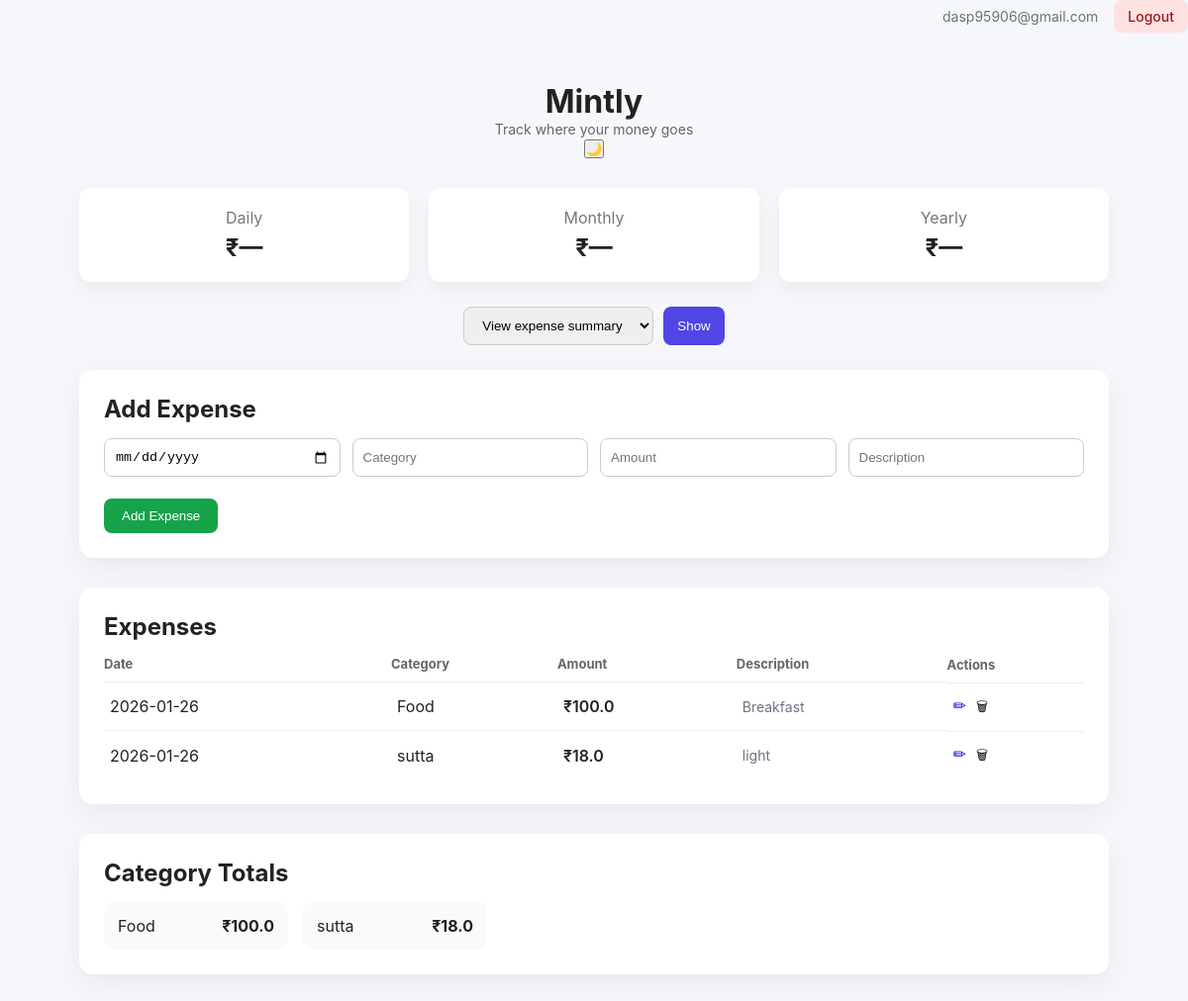
/ (signed in), run on the app's committed database.
### tables this page shows
CREATE TABLE expenses (
        id INTEGER PRIMARY KEY AUTOINCREMENT,
        user_id INTEGER,
        date TEXT,
        category TEXT,
        amount REAL,
        description TEXT
    );

### expense_tracker/app.py (the view, shortened to what this page needs)
@app.route("/", methods=["GET", "POST"])
@login_required
def index():
    user_id = session["user_id"]
    summary_result = None
    summary_type = None
    expenses = storage.get_expenses_by_user(user_id)
    category_totals = storage.get_category_totals_by_user(user_id)
    return render_template(
        "index.html",
        expenses=expenses,
        edit_expense=None,
        category_totals=category_totals,
        summary_result=summary_result,
        summary_type=summary_type
    )

### expense_tracker/app.py (called while the page is built)
def login_required(f):
    @wraps(f)
    def wrapper(*args, **kwargs):
        if not session.get("user_id"):
            return redirect(url_for("login"))
        return f(*args, **kwargs)
    return wrapper

### expense_tracker/storage.py (called while the page is built)
def get_connection():
    conn = sqlite3.connect(DB_NAME)
    conn.row_factory = sqlite3.Row
    return conn

def get_expenses_by_user(user_id):
    conn = get_connection()
    cur = conn.cursor()
    cur.execute("""
        SELECT * FROM expenses
        WHERE user_id = ?
        ORDER BY date DESC
    """, (user_id,))
    rows = cur.fetchall()
    conn.close()
    return rows

def get_category_totals_by_user(user_id):
    conn = get_connection()
    cur = conn.cursor()
    cur.execute("""
        SELECT category, SUM(amount) AS total
        FROM expenses
        WHERE user_id = ?
        GROUP BY category
    """, (user_id,))
    rows = cur.fetchall()
    conn.close()
    return rows

### expense_tracker/templates/index.html (shortened to what this page needs)
<!DOCTYPE html>
<html lang="en">
<head>
    <link rel="stylesheet" href="{{ url_for('static', filename='style.css') }}">
</head>
<body>
<div class="auth-nav">
    {% if session.get("user_id") %}
        <span class="user-email">
            {{ session.get("user_email") }}
        </span>
        <a href="/logout" class="btn btn-logout">Logout</a>
    {% else %}
        <a href="/login" class="btn btn-login">Login</a>
        <a href="/signup" class="btn btn-signup">Sign Up</a>
    {% endif %}
</div>
<div class="app">
    <header class="header">
        <h1>Mintly</h1>
        <p>Track where your money goes</p>
        <button id="themeToggle" class="theme-toggle ripple" aria-label="Toggle dark mode">
            🌙
        </button>
    </header>
    <section class="dashboard">
        <div class="dash-card">
            <span>Daily</span>
            <strong>₹{{ summary_result if summary_type == 'daily' else '—' }}</strong>
        </div>
        <div class="dash-card">
            <span>Monthly</span>
            <strong>₹{{ summary_result if summary_type == 'monthly' else '—' }}</strong>
        </div>
        <div class="dash-card">
            <span>Yearly</span>
            <strong>₹{{ summary_result if summary_type == 'yearly' else '—' }}</strong>
        </div>
    </section>
    <section class="summary-control">
        <form method="POST">
            <select name="summary_type" required>
                <option value="" disabled selected>View expense summary</option>
            </select>
            <button type="submit" class="ripple">Show</button>
        </form>
    </section>
<section class="card">
    {% if session.get("user_id") %}
        <h2>{{ "Edit Expense" if edit_expense else "Add Expense" }}</h2>
        <form method="POST"
              action="{% if edit_expense %}{{ url_for('edit', expense_id=edit_expense['id']) }}{% else %}/{% endif %}"
              class="expense-form">
            <input type="date" name="date" required
                   value="{{ edit_expense['date'] if edit_expense }}">
            <input type="text" name="category" placeholder="Category" required
                   value="{{ edit_expense['category'] if edit_expense }}">
            <input type="number" name="amount" placeholder="Amount" step="0.01" required
                   value="{{ edit_expense['amount'] if edit_expense }}">
            <input type="text" name="description" placeholder="Description"
                   value="{{ edit_expense['description'] if edit_expense }}">
            <div class="form-actions">
                <button type="submit" class="ripple">
                    {{ "Update" if edit_expense else "Add Expense" }}
                </button>
            </div>
        </form>
    {% endif %}
</section>
    <section class="card">
        <h2>Expenses</h2>
        <table>
            <thead>
                <tr>
                    <th>Date</th>
                    <th>Category</th>
                    <th>Amount</th>
                    <th>Description</th>
                    <th>Actions</th>
                </tr>
            </thead>
            <tbody>
                {% for exp in expenses %}
                <tr>
                    <td>{{ exp["date"] }}</td>
                    <td>{{ exp["category"] }}</td>
                    <td class="amount">₹{{ exp["amount"] }}</td>
                    <td class="muted">{{ exp["description"] }}</td>
                    <td class="actions">
                        {% if session.get("user_id") %}
                            <a href="{{ url_for('edit', expense_id=exp['id']) }}"
                               class="edit-btn ripple">✏</a>
                            <form method="POST"
                                  action="{{ url_for('delete', expense_id=exp['id']) }}"
                                  onsubmit="return confirm('Delete this expense?');">
                                <button type="submit" class="delete-btn ripple">🗑</button>
                            </form>
                        {% else %}
                            <span class="muted">Login required</span>
                        {% endif %}
                    </td>
                </tr>
                {% endfor %}
            </tbody>
        </table>
    </section>
    <section class="card">
        <h2>Category Totals</h2>
        <div class="category-list">
            {% for row in category_totals %}
            <div class="category-item">
                <span>{{ row["category"] }}</span>
                <strong>₹{{ row["total"] }}</strong>
            </div>
            {% endfor %}
        </div>
    </section>
</div>
</body>
</html>

### expense_tracker/static/style.css (style rules this page uses)
* { box-sizing: border-box; margin: 0; padding: 0; }
body { font-family: -apple-system, BlinkMacSystemFont, "Segoe UI", Roboto, sans-serif; background: #f6f7fb; color: #222; }
.app { max-width: 1100px; margin: auto; padding: 30px; }
.header { text-align: center; margin-bottom: 30px; }
.header p { color: #666; font-size: 14px; }
.dashboard { display: flex; gap: 20px; margin-bottom: 25px; }
.dash-card { flex: 1; background: white; padding: 20px; border-radius: 12px; box-shadow: 0 8px 20px rgba(0,0,0,0.05); text-align: center; }
.dash-card span { display: block; color: #777; margin-bottom: 6px; }
.dash-card strong { font-size: 24px; }
.summary-control { display: flex; justify-content: center; margin-bottom: 25px; }
.summary-control form { display: flex; gap: 10px; }
.summary-control select, .summary-control button { padding: 10px 14px; border-radius: 8px; border: 1px solid #ccc; }
.summary-control button { background: #4f46e5; color: white; border: none; cursor: pointer; }
.card { background: white; padding: 25px; border-radius: 14px; box-shadow: 0 10px 30px rgba(0,0,0,0.06); margin-bottom: 30px; }
.card h2 { margin-bottom: 15px; }
.expense-form { display: grid; grid-template-columns: repeat(4, 1fr); gap: 12px; }
.expense-form input { padding: 10px; border-radius: 8px; border: 1px solid #ccc; }
.form-actions { grid-column: span 4; display: flex; gap: 12px; margin-top: 10px; }
.form-actions button { background: #16a34a; color: white; border: none; padding: 10px 18px; border-radius: 8px; cursor: pointer; }
table { width: 100%; border-collapse: collapse; }
th { text-align: left; font-size: 13px; color: #666; padding-bottom: 10px; }
td { padding: 12px 6px; border-top: 1px solid #eee; }
.amount { font-weight: 600; }
.muted { color: #777; }
.actions { display: flex; gap: 10px; }
.actions a { text-decoration: none; }
.actions button { background: none; border: none; cursor: pointer; }
.category-list { display: grid; grid-template-columns: repeat(auto-fill, minmax(180px, 1fr)); gap: 15px; }
.category-item { background: #f9fafb; padding: 14px; border-radius: 10px; display: flex; justify-content: space-between; }
.card, .dash-card, .category-item { transition: transform 0.2s ease, box-shadow 0.2s ease; }
button, .edit-btn { transition: background 0.2s ease, transform 0.15s ease; }
tbody tr { transition: background 0.15s ease; }
input, select { transition: border-color 0.2s ease, box-shadow 0.2s ease; }
a { transition: color 0.15s ease; }
.app { animation: fadeUp 0.6s ease-out; }
.muted { color: #6b7280; font-size: 14px; }
.auth-nav { display: flex; justify-content: flex-end; align-items: center; gap: 10px; margin-bottom: 20px; }
.user-email { font-size: 14px; color: #6b7280; margin-right: 6px; }
.btn { padding: 8px 14px; border-radius: 8px; font-size: 14px; text-decoration: none; font-weight: 500; transition: all 0.2s ease; }
.btn-logout { background: #fee2e2; color: #991b1b; }

### data on the page
expenses: date "2026-01-26", category "Food", amount "100.0", description "Breakfast", total "100.0"
expenses: date "2026-01-26", category "sutta", amount "18.0", description "light", total "18.0"

### other printed values
{{ session.get("user_email") }} "dasp95906@gmail.com"
{{ summary_result if summary_type == 'daily' else '—' }} "—"
{{ summary_result if summary_type == 'monthly' else '—' }} "—"
{{ summary_result if summary_type == 'yearly' else '—' }} "—"
{{ "Edit Expense" if edit_expense else "Add Expense" }} "Add Expense"
{{ "Update" if edit_expense else "Add Expense" }} "Add Expense"
